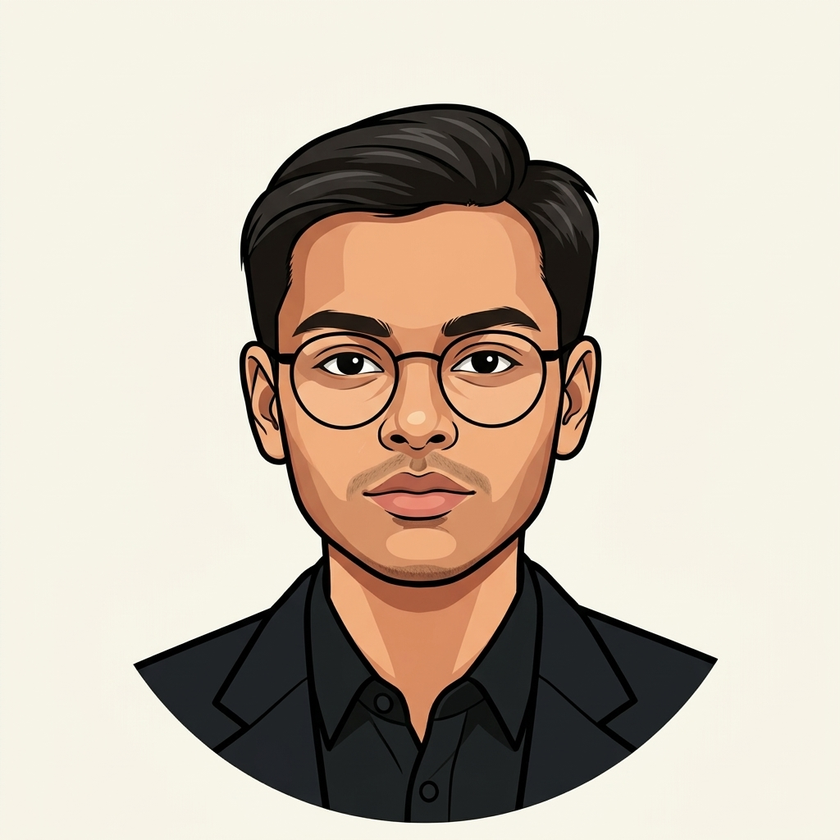
#> input picture source-photo.png, 840 x 840 px, shrunk from 1024 x 1024 before the run
$ python prep_photo.py
#> lines starting #> are read from the running program, lines starting #| are printed output that depends on the picture; after the words box and inside, x2 and y2 are one past the last pixel; in counts of white or black regions, pixels touching at a corner belong together
#> in main, im is the input picture: PIL image 840x840 RGBA; mean R, G, B, A 199.4, 188, 173.9, 255
#> in main, `alpha_ch = rgba[:, :, 3]`: alpha_ch: shape (840, 840); every value is 255
"""
Prepare source-photo.png for clean monochrome ASCII conversion using PIL + NumPy:
  1. Flood-fill uniform background from corners so the subject is cleanly isolated
  2. Smooth subtle compression noise while preserving crisp drawn lines
  3. Tone-stretch subject luminance so skin lands near white and hair/glasses/suit stay dark
  4. Darken thin line work (glasses, eyes, lips, outlines) so ASCII resolution retains detail
  5. Composite onto pure white and crop square around the subject

Output: source-prepped.png (grayscale), consumed by make_ascii_svg.py.

    python scripts/prep_photo.py [input.png] [output.png]
"""
import os
import sys

import numpy as np
from PIL import Image, ImageFilter

HERE = os.path.dirname(os.path.abspath(__file__))
INP = sys.argv[1] if len(sys.argv) > 1 else os.path.join(HERE, "..", "source-photo.png")
OUT = sys.argv[2] if len(sys.argv) > 2 else os.path.join(HERE, "..", "source-prepped.png")

LINE_WEIGHT = 0.70


def corner_bg_mask(rgb: np.ndarray, tol: float = 28.0) -> np.ndarray:
    """Return boolean mask (True = foreground subject) via BFS flood-fill from image borders."""
#> called with tol = 28
    h, w, _ = rgb.shape
#> h = 840; w = 840
    corners = np.array([rgb[0, 0], rgb[0, w - 1], rgb[h - 1, 0], rgb[h - 1, w - 1]], dtype=np.float32)
#> corners = [[245, 243, 230], [248, 244, 232], [246, 244, 231], [247, 243, 231]]
    bg_color = np.median(corners, axis=0)
#> bg_color = [246.5, 243.5, 231]
    dist = np.linalg.norm(rgb.astype(np.float32) - bg_color, axis=2)
    is_bg_candidate = dist < tol
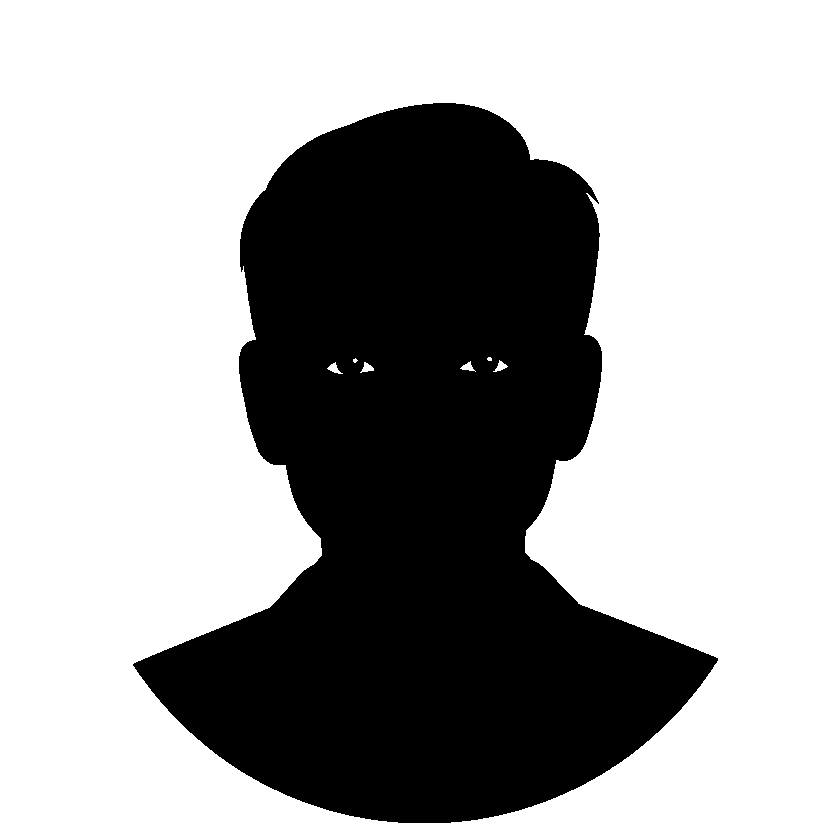
#> is_bg_candidate: shape (840, 840) bool; 65.9% white; 1 black region, box (x1, y1, x2, y2) and area: (133, 103, 718, 823) 240445

    visited = np.zeros((h, w), dtype=bool)
    queue = []
    for x in range(w):
        if is_bg_candidate[0, x]:
            visited[0, x] = True
            queue.append((0, x))
        if is_bg_candidate[h - 1, x] and not visited[h - 1, x]:
            visited[h - 1, x] = True
            queue.append((h - 1, x))
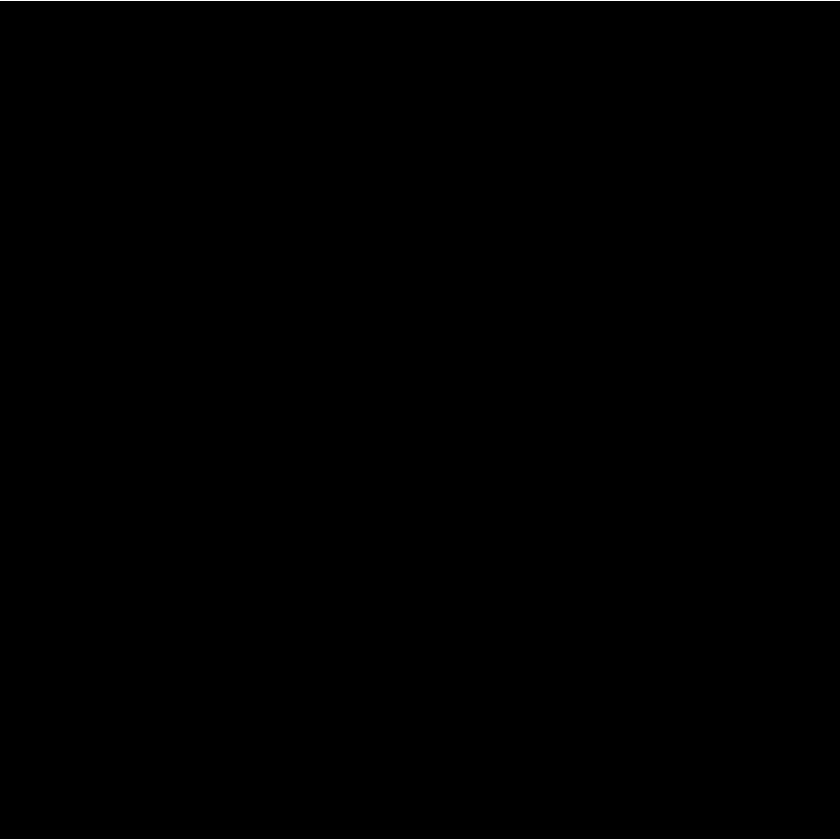
#> visited: shape (840, 840) bool; 0.24% white in thin lines or dots
#> after the loop, queue = 1680 pairs, first value 0 to 839, second value 0 to 839
    for y in range(h):
        if is_bg_candidate[y, 0] and not visited[y, 0]:
            visited[y, 0] = True
            queue.append((y, 0))
        if is_bg_candidate[y, w - 1] and not visited[y, w - 1]:
            visited[y, w - 1] = True
            queue.append((y, w - 1))
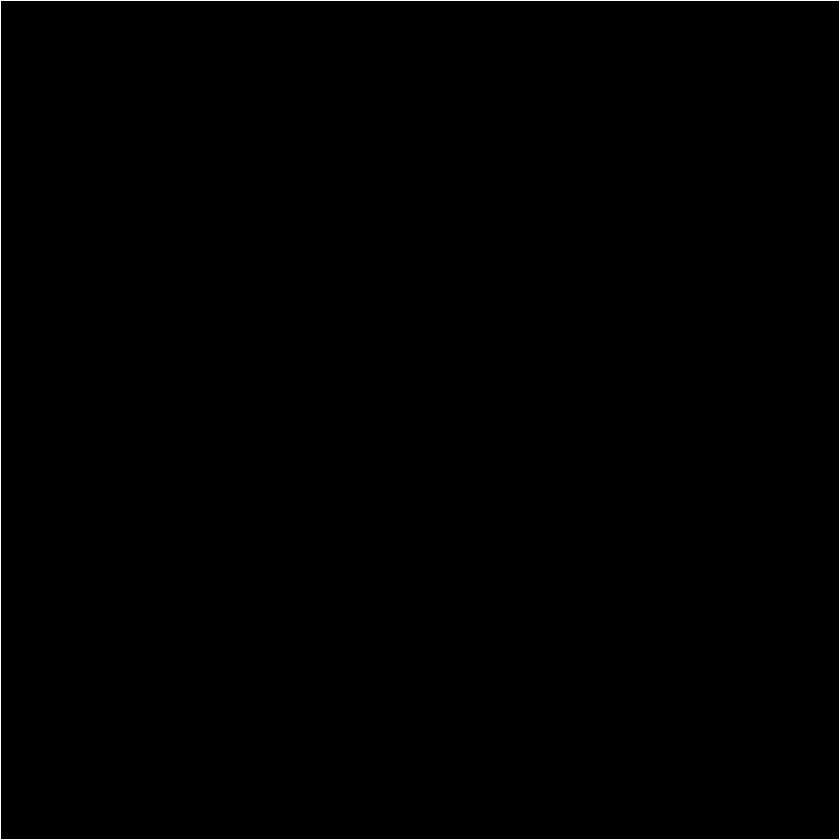
#> visited: shape (840, 840) bool; 0.48% white in thin lines or dots
#> after the loop, queue = 3356 pairs, first value 0 to 839, second value 0 to 839

    idx = 0
    while idx < len(queue):
        cy, cx = queue[idx]
        idx += 1
        for ny, nx in ((cy - 1, cx), (cy + 1, cx), (cy, cx - 1), (cy, cx + 1)):
            if 0 <= ny < h and 0 <= nx < w and not visited[ny, nx] and is_bg_candidate[ny, nx]:
                visited[ny, nx] = True
                queue.append((ny, nx))
#> this loop made 464803 passes
#> (cy, cx) on passes 1 to 3: (0, 0), (839, 0), (0, 1)
#> visited: shape (840, 840) bool; 65.9% white; 1 black region, box (x1, y1, x2, y2) and area: (133, 103, 718, 823) 240797
#> after the loop, idx = 464803; queue = 464803 items

    return ~visited


def main():
    im = Image.open(INP).convert("RGBA")
    rgba = np.array(im)
    rgb = rgba[:, :, :3]
    alpha_ch = rgba[:, :, 3]

    # Use existing alpha if present, otherwise flood-fill uniform background
    if np.min(alpha_ch) < 250:
        fg = alpha_ch > 20
        alpha = alpha_ch.astype(np.float32) / 255.0
    else:
        fg = corner_bg_mask(rgb)
        alpha = fg.astype(np.float32)

    gray_im = im.convert("L")
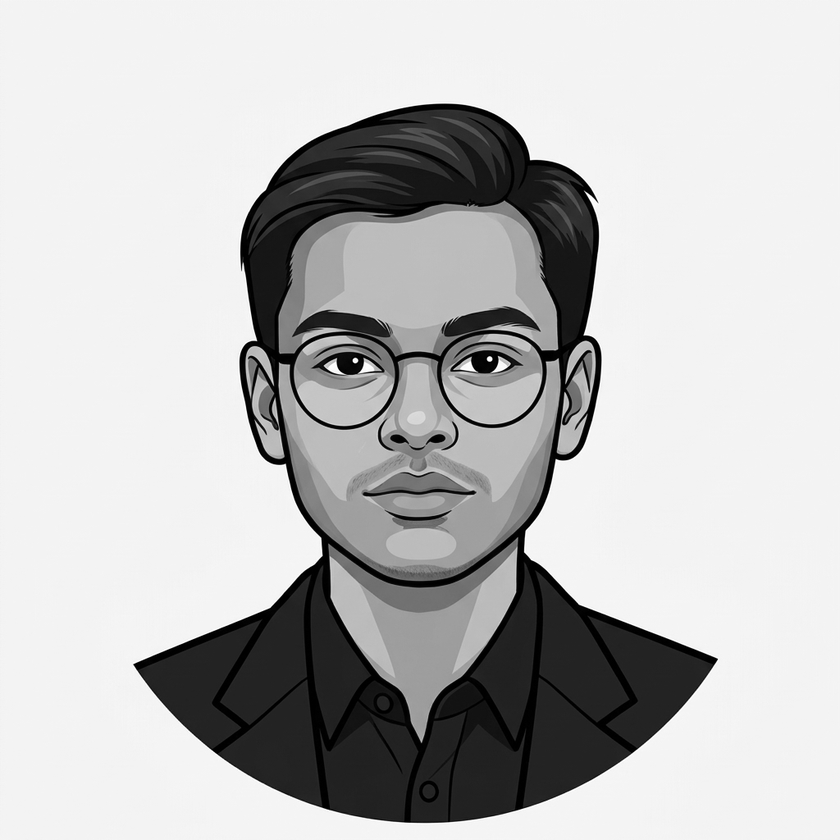
#> gray_im: PIL image 840x840 L; min 0, max 255, mean 189.8
    smooth = np.array(gray_im.filter(ImageFilter.MedianFilter(size=3)), dtype=np.float32)

    # Tone stretch over subject pixels only
    fg_vals = smooth[fg] if np.any(fg) else smooth.ravel()
    lo, hi = np.percentile(fg_vals, [2, 90])
#> lo = 1; hi = 188
    denom = max(float(hi - lo), 1.0)
#> denom = 187
    tone = np.clip((smooth - lo) / denom, 0.0, 1.0)

    # Dark-on-light ridge enhancement (keeps glasses, eyes, mouth, outlines crisp)
    fine = np.array(gray_im.filter(ImageFilter.GaussianBlur(radius=1.5)), dtype=np.float32)
    coarse = np.array(gray_im.filter(ImageFilter.GaussianBlur(radius=6.0)), dtype=np.float32)
    lines = np.clip((coarse - fine) / 40.0, 0.0, 1.0)
    out = np.clip(tone - LINE_WEIGHT * lines, 0.0, 1.0) * 255.0

    # Feather mask lightly and composite onto pure white
    mask_im = Image.fromarray((alpha * 255).astype(np.uint8), mode="L").filter(ImageFilter.GaussianBlur(radius=1.0))
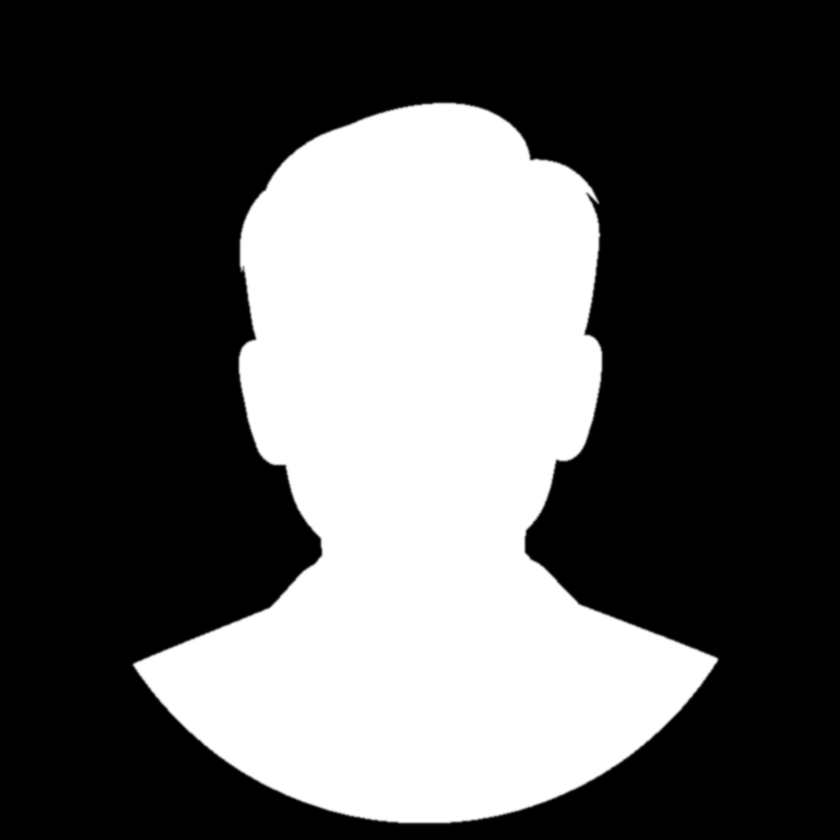
#> mask_im: PIL image 840x840 L; min 0, max 255, mean 87
    mask = np.array(mask_im, dtype=np.float32) / 255.0
    out = out * mask + 255.0 * (1.0 - mask)

    ys, xs = np.where(fg)
    if len(xs) == 0 or len(ys) == 0:
        canvas = out.astype(np.uint8)
    else:
        side = max(int(xs.max() - xs.min()), int(ys.max() - ys.min())) + 60
#> side = 779
        cx, cy = int(xs.min() + xs.max()) // 2, int(ys.min() + ys.max()) // 2
#> cx = 425; cy = 462
        canvas = np.full((side, side), 255, dtype=np.uint8)
#> canvas: shape (779, 779); every value is 255
        x0, y0 = cx - side // 2, cy - side // 2
#> x0 = 36; y0 = 73
        sx0, sy0 = max(x0, 0), max(y0, 0)
#> sx0 = 36; sy0 = 73
        sx1, sy1 = min(x0 + side, out.shape[1]), min(y0 + side, out.shape[0])
#> sx1 = 815; sy1 = 840
        canvas[sy0 - y0 : sy1 - y0, sx0 - x0 : sx1 - x0] = out[sy0:sy1, sx0:sx1].astype(np.uint8)
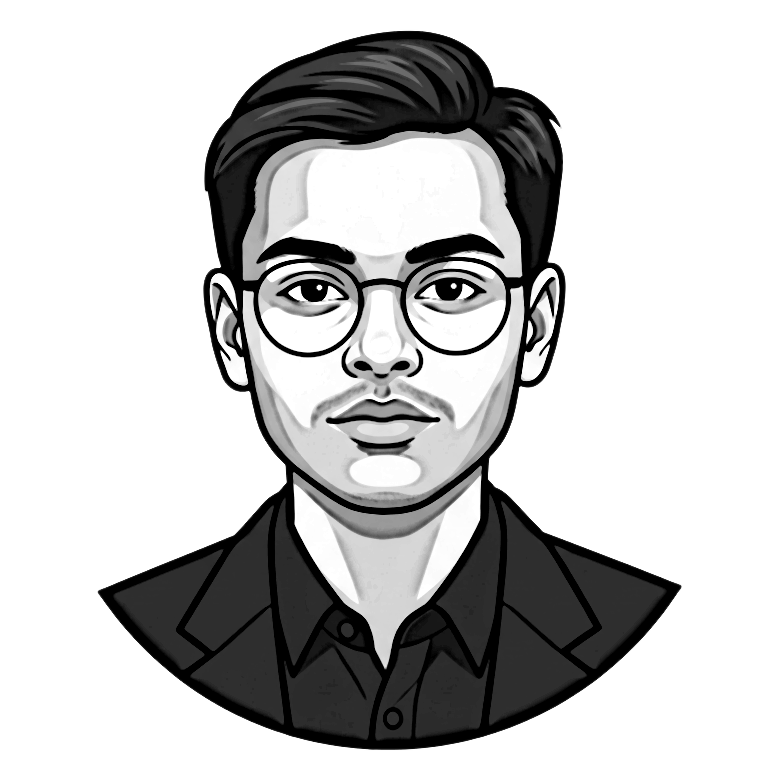
#> canvas: shape (779, 779); min 0, max 255, mean 196.6

    Image.fromarray(canvas, mode="L").save(OUT)
    print("wrote", OUT, canvas.shape)
#| wrote scripts/../source-prepped.png (779, 779)


if __name__ == "__main__":
    main()
